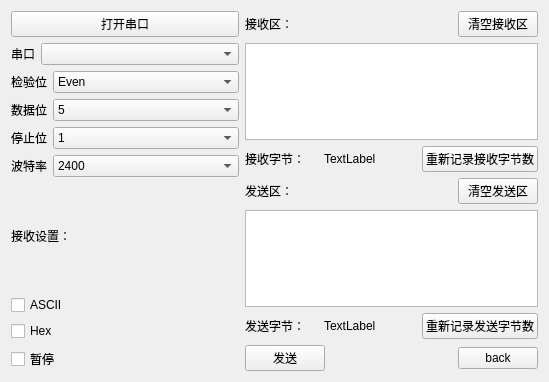
<?xml version="1.0" encoding="UTF-8"?>
<ui version="4.0">
 <class>demo01_Config_Serial</class>
 <widget class="QWidget" name="demo01_Config_Serial">
  <property name="geometry">
   <rect>
    <x>0</x>
    <y>0</y>
    <width>549</width>
    <height>382</height>
   </rect>
  </property>
  <property name="windowTitle">
   <string>Form</string>
  </property>
  <layout class="QHBoxLayout" name="horizontalLayout_14">
   <item>
    <layout class="QHBoxLayout" name="horizontalLayout_13">
     <item>
      <layout class="QVBoxLayout" name="verticalLayout_3">
       <item>
        <layout class="QVBoxLayout" name="verticalLayout">
         <item>
          <widget class="QPushButton" name="pushButton_open_serial">
           <property name="text">
            <string>打开串口</string>
           </property>
          </widget>
         </item>
         <item>
          <layout class="QHBoxLayout" name="horizontalLayout_3">
           <item>
            <widget class="QLabel" name="label">
             <property name="text">
              <string>串口</string>
             </property>
            </widget>
           </item>
           <item>
            <widget class="QComboBox" name="comboBox_portName">
             <property name="sizePolicy">
              <sizepolicy hsizetype="Expanding" vsizetype="Fixed">
               <horstretch>0</horstretch>
               <verstretch>0</verstretch>
              </sizepolicy>
             </property>
            </widget>
           </item>
          </layout>
         </item>
         <item>
          <layout class="QHBoxLayout" name="horizontalLayout_2">
           <item>
            <widget class="QLabel" name="label_3">
             <property name="text">
              <string>检验位</string>
             </property>
            </widget>
           </item>
           <item>
            <widget class="QComboBox" name="comboBox_parity">
             <property name="sizePolicy">
              <sizepolicy hsizetype="Expanding" vsizetype="Fixed">
               <horstretch>0</horstretch>
               <verstretch>0</verstretch>
              </sizepolicy>
             </property>
             <item>
              <property name="text">
               <string>Even</string>
              </property>
             </item>
             <item>
              <property name="text">
               <string>Odd</string>
              </property>
             </item>
             <item>
              <property name="text">
               <string>NoParity</string>
              </property>
             </item>
            </widget>
           </item>
          </layout>
         </item>
         <item>
          <layout class="QHBoxLayout" name="horizontalLayout">
           <item>
            <widget class="QLabel" name="label_5">
             <property name="text">
              <string>数据位</string>
             </property>
            </widget>
           </item>
           <item>
            <widget class="QComboBox" name="comboBox_databits">
             <property name="sizePolicy">
              <sizepolicy hsizetype="Expanding" vsizetype="Fixed">
               <horstretch>0</horstretch>
               <verstretch>0</verstretch>
              </sizepolicy>
             </property>
             <property name="font">
              <font>
               <bold>false</bold>
              </font>
             </property>
             <property name="layoutDirection">
              <enum>Qt::LeftToRight</enum>
             </property>
             <item>
              <property name="text">
               <string>5</string>
              </property>
             </item>
             <item>
              <property name="text">
               <string>6</string>
              </property>
             </item>
             <item>
              <property name="text">
               <string>7</string>
              </property>
             </item>
             <item>
              <property name="text">
               <string>8</string>
              </property>
             </item>
            </widget>
           </item>
          </layout>
         </item>
         <item>
          <layout class="QHBoxLayout" name="horizontalLayout_4">
           <item>
            <widget class="QLabel" name="label_4">
             <property name="text">
              <string>停止位</string>
             </property>
            </widget>
           </item>
           <item>
            <widget class="QComboBox" name="comboBox_stopbits">
             <property name="sizePolicy">
              <sizepolicy hsizetype="Expanding" vsizetype="Fixed">
               <horstretch>0</horstretch>
               <verstretch>0</verstretch>
              </sizepolicy>
             </property>
             <item>
              <property name="text">
               <string>1</string>
              </property>
             </item>
             <item>
              <property name="text">
               <string>1.5</string>
              </property>
             </item>
             <item>
              <property name="text">
               <string>2</string>
              </property>
             </item>
            </widget>
           </item>
          </layout>
         </item>
         <item>
          <layout class="QHBoxLayout" name="horizontalLayout_5">
           <item>
            <widget class="QLabel" name="label_2">
             <property name="text">
              <string>波特率</string>
             </property>
            </widget>
           </item>
           <item>
            <widget class="QComboBox" name="comboBox_baudrate">
             <property name="sizePolicy">
              <sizepolicy hsizetype="Expanding" vsizetype="Fixed">
               <horstretch>0</horstretch>
               <verstretch>0</verstretch>
              </sizepolicy>
             </property>
             <item>
              <property name="text">
               <string>2400</string>
              </property>
             </item>
             <item>
              <property name="text">
               <string>4800</string>
              </property>
             </item>
             <item>
              <property name="text">
               <string>9600</string>
              </property>
             </item>
             <item>
              <property name="text">
               <string>19200</string>
              </property>
             </item>
             <item>
              <property name="text">
               <string>38400</string>
              </property>
             </item>
             <item>
              <property name="text">
               <string>115200</string>
              </property>
             </item>
             <item>
              <property name="text">
               <string>128000</string>
              </property>
             </item>
             <item>
              <property name="text">
               <string>256000</string>
              </property>
             </item>
            </widget>
           </item>
          </layout>
         </item>
        </layout>
       </item>
       <item>
        <layout class="QVBoxLayout" name="verticalLayout_2">
         <item>
          <widget class="QLabel" name="label_6">
           <property name="text">
            <string>接收设置：</string>
           </property>
          </widget>
         </item>
         <item>
          <widget class="QCheckBox" name="checkBox">
           <property name="text">
            <string>ASCII</string>
           </property>
          </widget>
         </item>
         <item>
          <widget class="QCheckBox" name="checkBox_2">
           <property name="text">
            <string>Hex</string>
           </property>
          </widget>
         </item>
         <item>
          <widget class="QCheckBox" name="checkBox_3">
           <property name="text">
            <string>暂停</string>
           </property>
          </widget>
         </item>
        </layout>
       </item>
      </layout>
     </item>
     <item>
      <layout class="QVBoxLayout" name="verticalLayout_4">
       <item>
        <layout class="QHBoxLayout" name="horizontalLayout_9">
         <item>
          <widget class="QLabel" name="label_7">
           <property name="text">
            <string>接收区：</string>
           </property>
          </widget>
         </item>
         <item>
          <spacer name="horizontalSpacer">
           <property name="orientation">
            <enum>Qt::Horizontal</enum>
           </property>
           <property name="sizeHint" stdset="0">
            <size>
             <width>40</width>
             <height>20</height>
            </size>
           </property>
          </spacer>
         </item>
         <item>
          <widget class="QPushButton" name="pushButton_clear_receive">
           <property name="text">
            <string>清空接收区</string>
           </property>
          </widget>
         </item>
        </layout>
       </item>
       <item>
        <spacer name="verticalSpacer_9">
         <property name="orientation">
          <enum>Qt::Vertical</enum>
         </property>
         <property name="sizeHint" stdset="0">
          <size>
           <width>20</width>
           <height>13</height>
          </size>
         </property>
        </spacer>
       </item>
       <item>
        <widget class="QTextEdit" name="textEdit_Receive"/>
       </item>
       <item>
        <spacer name="verticalSpacer_10">
         <property name="orientation">
          <enum>Qt::Vertical</enum>
         </property>
         <property name="sizeHint" stdset="0">
          <size>
           <width>20</width>
           <height>13</height>
          </size>
         </property>
        </spacer>
       </item>
       <item>
        <layout class="QHBoxLayout" name="horizontalLayout_11">
         <item>
          <layout class="QHBoxLayout" name="horizontalLayout_6">
           <item>
            <widget class="QLabel" name="label_9">
             <property name="text">
              <string>接收字节：</string>
             </property>
            </widget>
           </item>
           <item>
            <spacer name="horizontalSpacer_6">
             <property name="orientation">
              <enum>Qt::Horizontal</enum>
             </property>
             <property name="sizeHint" stdset="0">
              <size>
               <width>13</width>
               <height>19</height>
              </size>
             </property>
            </spacer>
           </item>
           <item>
            <widget class="QLabel" name="label_11">
             <property name="text">
              <string>TextLabel</string>
             </property>
            </widget>
           </item>
          </layout>
         </item>
         <item>
          <spacer name="horizontalSpacer_9">
           <property name="orientation">
            <enum>Qt::Horizontal</enum>
           </property>
           <property name="sizeHint" stdset="0">
            <size>
             <width>40</width>
             <height>20</height>
            </size>
           </property>
          </spacer>
         </item>
         <item>
          <widget class="QPushButton" name="pushButton_reset_receive_num">
           <property name="text">
            <string>重新记录接收字节数</string>
           </property>
          </widget>
         </item>
        </layout>
       </item>
       <item>
        <spacer name="verticalSpacer_12">
         <property name="orientation">
          <enum>Qt::Vertical</enum>
         </property>
         <property name="sizeHint" stdset="0">
          <size>
           <width>20</width>
           <height>13</height>
          </size>
         </property>
        </spacer>
       </item>
       <item>
        <layout class="QHBoxLayout" name="horizontalLayout_12">
         <item>
          <widget class="QLabel" name="label_8">
           <property name="text">
            <string>发送区：</string>
           </property>
          </widget>
         </item>
         <item>
          <spacer name="horizontalSpacer_2">
           <property name="orientation">
            <enum>Qt::Horizontal</enum>
           </property>
           <property name="sizeHint" stdset="0">
            <size>
             <width>40</width>
             <height>20</height>
            </size>
           </property>
          </spacer>
         </item>
         <item>
          <widget class="QPushButton" name="pushButton_clear_send">
           <property name="text">
            <string>清空发送区</string>
           </property>
          </widget>
         </item>
        </layout>
       </item>
       <item>
        <spacer name="verticalSpacer_11">
         <property name="orientation">
          <enum>Qt::Vertical</enum>
         </property>
         <property name="sizeHint" stdset="0">
          <size>
           <width>20</width>
           <height>13</height>
          </size>
         </property>
        </spacer>
       </item>
       <item>
        <widget class="QTextEdit" name="textEdit_Send"/>
       </item>
       <item>
        <layout class="QHBoxLayout" name="horizontalLayout_8">
         <item>
          <layout class="QHBoxLayout" name="horizontalLayout_7">
           <item>
            <widget class="QLabel" name="label_10">
             <property name="text">
              <string>发送字节：</string>
             </property>
            </widget>
           </item>
           <item>
            <spacer name="horizontalSpacer_7">
             <property name="orientation">
              <enum>Qt::Horizontal</enum>
             </property>
             <property name="sizeHint" stdset="0">
              <size>
               <width>13</width>
               <height>19</height>
              </size>
             </property>
            </spacer>
           </item>
           <item>
            <widget class="QLabel" name="label_12">
             <property name="text">
              <string>TextLabel</string>
             </property>
            </widget>
           </item>
          </layout>
         </item>
         <item>
          <spacer name="horizontalSpacer_10">
           <property name="orientation">
            <enum>Qt::Horizontal</enum>
           </property>
           <property name="sizeHint" stdset="0">
            <size>
             <width>40</width>
             <height>20</height>
            </size>
           </property>
          </spacer>
         </item>
         <item>
          <widget class="QPushButton" name="pushButton_reset_send_num">
           <property name="text">
            <string>重新记录发送字节数</string>
           </property>
          </widget>
         </item>
        </layout>
       </item>
       <item>
        <layout class="QHBoxLayout" name="horizontalLayout_10">
         <item>
          <widget class="QPushButton" name="pushButton_send">
           <property name="text">
            <string>发送</string>
           </property>
          </widget>
         </item>
         <item>
          <spacer name="horizontalSpacer_8">
           <property name="orientation">
            <enum>Qt::Horizontal</enum>
           </property>
           <property name="sizeHint" stdset="0">
            <size>
             <width>40</width>
             <height>20</height>
            </size>
           </property>
          </spacer>
         </item>
         <item>
          <widget class="QPushButton" name="pushButton_back">
           <property name="text">
            <string>back</string>
           </property>
          </widget>
         </item>
        </layout>
       </item>
      </layout>
     </item>
    </layout>
   </item>
  </layout>
 </widget>
 <resources/>
 <connections/>
</ui>
